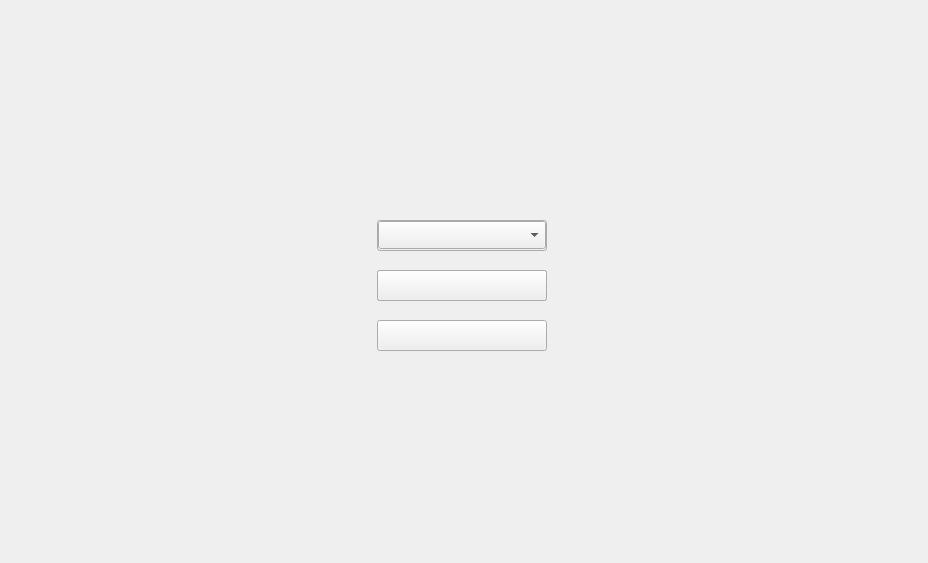
<?xml version="1.0" encoding="UTF-8"?>
<ui version="4.0">
 <class>HeroJump</class>
 <widget class="QWidget" name="HeroJump">
  <property name="geometry">
   <rect>
    <x>0</x>
    <y>0</y>
    <width>928</width>
    <height>563</height>
   </rect>
  </property>
  <property name="windowTitle">
   <string>HeroJump</string>
  </property>
  <widget class="QLabel" name="label_Hero">
   <property name="geometry">
    <rect>
     <x>840</x>
     <y>465</y>
     <width>36</width>
     <height>47</height>
    </rect>
   </property>
   <property name="styleSheet">
    <string notr="true"/>
   </property>
   <property name="text">
    <string/>
   </property>
  </widget>
  <widget class="QLabel" name="label_Enemy_Slime">
   <property name="geometry">
    <rect>
     <x>930</x>
     <y>489</y>
     <width>55</width>
     <height>23</height>
    </rect>
   </property>
   <property name="styleSheet">
    <string notr="true"/>
   </property>
   <property name="text">
    <string/>
   </property>
  </widget>
  <widget class="QLabel" name="label_Environment_layer_04_O">
   <property name="geometry">
    <rect>
     <x>928</x>
     <y>-230</y>
     <width>928</width>
     <height>793</height>
    </rect>
   </property>
   <property name="styleSheet">
    <string notr="true"/>
   </property>
   <property name="text">
    <string/>
   </property>
  </widget>
  <widget class="QLabel" name="label_Environment_layer_06_O">
   <property name="geometry">
    <rect>
     <x>928</x>
     <y>-230</y>
     <width>928</width>
     <height>793</height>
    </rect>
   </property>
   <property name="styleSheet">
    <string notr="true"/>
   </property>
   <property name="text">
    <string/>
   </property>
  </widget>
  <widget class="QPushButton" name="pushButton_start">
   <property name="geometry">
    <rect>
     <x>377</x>
     <y>220</y>
     <width>170</width>
     <height>31</height>
    </rect>
   </property>
   <property name="styleSheet">
    <string notr="true"/>
   </property>
   <property name="text">
    <string/>
   </property>
   <property name="iconSize">
    <size>
     <width>170</width>
     <height>31</height>
    </size>
   </property>
  </widget>
  <widget class="QLabel" name="label_Enemy_Oculothorax">
   <property name="geometry">
    <rect>
     <x>930</x>
     <y>475</y>
     <width>55</width>
     <height>32</height>
    </rect>
   </property>
   <property name="styleSheet">
    <string notr="true"/>
   </property>
   <property name="text">
    <string/>
   </property>
  </widget>
  <widget class="QLabel" name="label_Environment_layer_02_I">
   <property name="geometry">
    <rect>
     <x>0</x>
     <y>-230</y>
     <width>928</width>
     <height>793</height>
    </rect>
   </property>
   <property name="styleSheet">
    <string notr="true"/>
   </property>
   <property name="text">
    <string/>
   </property>
  </widget>
  <widget class="QLabel" name="label_Environment_layer_00_O">
   <property name="geometry">
    <rect>
     <x>928</x>
     <y>-230</y>
     <width>928</width>
     <height>793</height>
    </rect>
   </property>
   <property name="styleSheet">
    <string notr="true"/>
   </property>
   <property name="text">
    <string/>
   </property>
  </widget>
  <widget class="QLabel" name="label_Environment_layer_00_I">
   <property name="geometry">
    <rect>
     <x>0</x>
     <y>-230</y>
     <width>928</width>
     <height>793</height>
    </rect>
   </property>
   <property name="styleSheet">
    <string notr="true"/>
   </property>
   <property name="text">
    <string/>
   </property>
  </widget>
  <widget class="QPushButton" name="pushButton_options">
   <property name="geometry">
    <rect>
     <x>377</x>
     <y>270</y>
     <width>170</width>
     <height>31</height>
    </rect>
   </property>
   <property name="text">
    <string/>
   </property>
   <property name="iconSize">
    <size>
     <width>170</width>
     <height>31</height>
    </size>
   </property>
  </widget>
  <widget class="QPushButton" name="pushButton_exit">
   <property name="geometry">
    <rect>
     <x>377</x>
     <y>320</y>
     <width>170</width>
     <height>31</height>
    </rect>
   </property>
   <property name="text">
    <string/>
   </property>
   <property name="iconSize">
    <size>
     <width>170</width>
     <height>31</height>
    </size>
   </property>
  </widget>
  <widget class="QLabel" name="label_Score">
   <property name="geometry">
    <rect>
     <x>740</x>
     <y>10</y>
     <width>51</width>
     <height>20</height>
    </rect>
   </property>
   <property name="font">
    <font>
     <family>Consolas</family>
     <pointsize>16</pointsize>
    </font>
   </property>
   <property name="styleSheet">
    <string notr="true">color:rgb(255, 255, 255)</string>
   </property>
   <property name="frameShape">
    <enum>QFrame::NoFrame</enum>
   </property>
   <property name="frameShadow">
    <enum>QFrame::Raised</enum>
   </property>
   <property name="text">
    <string/>
   </property>
   <property name="textInteractionFlags">
    <set>Qt::LinksAccessibleByMouse</set>
   </property>
  </widget>
  <widget class="QComboBox" name="pushButton_comboBox_ports">
   <property name="geometry">
    <rect>
     <x>378</x>
     <y>221</y>
     <width>168</width>
     <height>28</height>
    </rect>
   </property>
   <property name="sizePolicy">
    <sizepolicy hsizetype="Preferred" vsizetype="Fixed">
     <horstretch>0</horstretch>
     <verstretch>0</verstretch>
    </sizepolicy>
   </property>
   <property name="focusPolicy">
    <enum>Qt::WheelFocus</enum>
   </property>
   <property name="frame">
    <bool>true</bool>
   </property>
  </widget>
  <widget class="QLabel" name="label_Environment_layer_04_I">
   <property name="geometry">
    <rect>
     <x>0</x>
     <y>-230</y>
     <width>928</width>
     <height>793</height>
    </rect>
   </property>
   <property name="text">
    <string/>
   </property>
  </widget>
  <widget class="QLabel" name="label_Environment_layer_06_I">
   <property name="geometry">
    <rect>
     <x>0</x>
     <y>-230</y>
     <width>928</width>
     <height>793</height>
    </rect>
   </property>
   <property name="text">
    <string/>
   </property>
  </widget>
  <widget class="QLabel" name="label_Environment_layer_03_O">
   <property name="geometry">
    <rect>
     <x>928</x>
     <y>-230</y>
     <width>928</width>
     <height>793</height>
    </rect>
   </property>
   <property name="text">
    <string/>
   </property>
  </widget>
  <widget class="QLabel" name="label_Environment_layer_05_O">
   <property name="geometry">
    <rect>
     <x>928</x>
     <y>-230</y>
     <width>928</width>
     <height>793</height>
    </rect>
   </property>
   <property name="text">
    <string/>
   </property>
  </widget>
  <widget class="QLabel" name="label_Environment_layer_01_O">
   <property name="geometry">
    <rect>
     <x>928</x>
     <y>-230</y>
     <width>928</width>
     <height>793</height>
    </rect>
   </property>
   <property name="text">
    <string/>
   </property>
  </widget>
  <widget class="QLabel" name="label_Environment_layer_01_I">
   <property name="geometry">
    <rect>
     <x>0</x>
     <y>-230</y>
     <width>928</width>
     <height>793</height>
    </rect>
   </property>
   <property name="text">
    <string/>
   </property>
  </widget>
  <widget class="QLabel" name="label_Environment_layer_03_I">
   <property name="geometry">
    <rect>
     <x>0</x>
     <y>-230</y>
     <width>928</width>
     <height>793</height>
    </rect>
   </property>
   <property name="text">
    <string/>
   </property>
  </widget>
  <widget class="QLabel" name="label_Environment_layer_05_I">
   <property name="geometry">
    <rect>
     <x>0</x>
     <y>-230</y>
     <width>928</width>
     <height>793</height>
    </rect>
   </property>
   <property name="text">
    <string/>
   </property>
  </widget>
  <widget class="QLabel" name="label_Environment_layer_02_O">
   <property name="geometry">
    <rect>
     <x>928</x>
     <y>-230</y>
     <width>928</width>
     <height>793</height>
    </rect>
   </property>
   <property name="text">
    <string/>
   </property>
  </widget>
  <widget class="QLabel" name="label_Environment_layer_09_I">
   <property name="geometry">
    <rect>
     <x>0</x>
     <y>-230</y>
     <width>928</width>
     <height>793</height>
    </rect>
   </property>
   <property name="text">
    <string/>
   </property>
  </widget>
  <widget class="QLabel" name="label_Environment_layer_08_I">
   <property name="geometry">
    <rect>
     <x>0</x>
     <y>-230</y>
     <width>928</width>
     <height>793</height>
    </rect>
   </property>
   <property name="text">
    <string/>
   </property>
  </widget>
  <widget class="QLabel" name="label_Environment_layer_07_I">
   <property name="geometry">
    <rect>
     <x>0</x>
     <y>-230</y>
     <width>928</width>
     <height>793</height>
    </rect>
   </property>
   <property name="text">
    <string/>
   </property>
  </widget>
  <widget class="QLabel" name="label_Environment_layer_09_O">
   <property name="geometry">
    <rect>
     <x>928</x>
     <y>-230</y>
     <width>928</width>
     <height>793</height>
    </rect>
   </property>
   <property name="text">
    <string/>
   </property>
  </widget>
  <widget class="QLabel" name="label_Environment_layer_08_O">
   <property name="geometry">
    <rect>
     <x>928</x>
     <y>-230</y>
     <width>928</width>
     <height>793</height>
    </rect>
   </property>
   <property name="text">
    <string/>
   </property>
  </widget>
  <widget class="QLabel" name="label_Environment_layer_07_O">
   <property name="geometry">
    <rect>
     <x>928</x>
     <y>-230</y>
     <width>928</width>
     <height>793</height>
    </rect>
   </property>
   <property name="text">
    <string/>
   </property>
  </widget>
  <widget class="QLabel" name="label_Environment_layer_10">
   <property name="geometry">
    <rect>
     <x>0</x>
     <y>-230</y>
     <width>928</width>
     <height>793</height>
    </rect>
   </property>
   <property name="frameShape">
    <enum>QFrame::NoFrame</enum>
   </property>
   <property name="text">
    <string/>
   </property>
  </widget>
  <widget class="QPushButton" name="pushButton_open">
   <property name="geometry">
    <rect>
     <x>377</x>
     <y>270</y>
     <width>170</width>
     <height>31</height>
    </rect>
   </property>
   <property name="text">
    <string/>
   </property>
   <property name="iconSize">
    <size>
     <width>170</width>
     <height>31</height>
    </size>
   </property>
  </widget>
  <widget class="QLabel" name="pushButton_label_menu">
   <property name="geometry">
    <rect>
     <x>339</x>
     <y>180</y>
     <width>250</width>
     <height>211</height>
    </rect>
   </property>
   <property name="text">
    <string/>
   </property>
  </widget>
  <widget class="QPushButton" name="pushButton_score">
   <property name="geometry">
    <rect>
     <x>377</x>
     <y>270</y>
     <width>170</width>
     <height>31</height>
    </rect>
   </property>
   <property name="text">
    <string/>
   </property>
   <property name="iconSize">
    <size>
     <width>170</width>
     <height>31</height>
    </size>
   </property>
  </widget>
  <widget class="QLabel" name="label_Enemy_Ogre_Boss">
   <property name="geometry">
    <rect>
     <x>50</x>
     <y>227</y>
     <width>285</width>
     <height>285</height>
    </rect>
   </property>
   <property name="styleSheet">
    <string notr="true"/>
   </property>
   <property name="text">
    <string/>
   </property>
  </widget>
  <widget class="QLabel" name="label_Enemy_Ogre_Shockwave">
   <property name="geometry">
    <rect>
     <x>330</x>
     <y>471</y>
     <width>31</width>
     <height>41</height>
    </rect>
   </property>
   <property name="styleSheet">
    <string notr="true"/>
   </property>
   <property name="text">
    <string/>
   </property>
  </widget>
  <zorder>label_Environment_layer_10</zorder>
  <zorder>label_Environment_layer_09_O</zorder>
  <zorder>label_Environment_layer_09_I</zorder>
  <zorder>label_Environment_layer_08_I</zorder>
  <zorder>label_Environment_layer_08_O</zorder>
  <zorder>label_Environment_layer_07_I</zorder>
  <zorder>label_Environment_layer_07_O</zorder>
  <zorder>label_Environment_layer_06_O</zorder>
  <zorder>label_Environment_layer_06_I</zorder>
  <zorder>label_Environment_layer_05_I</zorder>
  <zorder>label_Environment_layer_05_O</zorder>
  <zorder>label_Environment_layer_04_O</zorder>
  <zorder>label_Environment_layer_04_I</zorder>
  <zorder>label_Environment_layer_03_O</zorder>
  <zorder>label_Environment_layer_03_I</zorder>
  <zorder>label_Environment_layer_02_I</zorder>
  <zorder>label_Environment_layer_02_O</zorder>
  <zorder>label_Environment_layer_01_O</zorder>
  <zorder>label_Environment_layer_01_I</zorder>
  <zorder>label_Enemy_Oculothorax</zorder>
  <zorder>label_Enemy_Slime</zorder>
  <zorder>label_Hero</zorder>
  <zorder>label_Score</zorder>
  <zorder>label_Enemy_Ogre_Boss</zorder>
  <zorder>label_Enemy_Ogre_Shockwave</zorder>
  <zorder>label_Environment_layer_00_O</zorder>
  <zorder>label_Environment_layer_00_I</zorder>
  <zorder>pushButton_label_menu</zorder>
  <zorder>pushButton_exit</zorder>
  <zorder>pushButton_open</zorder>
  <zorder>pushButton_score</zorder>
  <zorder>pushButton_start</zorder>
  <zorder>pushButton_options</zorder>
  <zorder>pushButton_comboBox_ports</zorder>
 </widget>
 <layoutdefault spacing="6" margin="11"/>
 <resources/>
 <connections/>
</ui>
